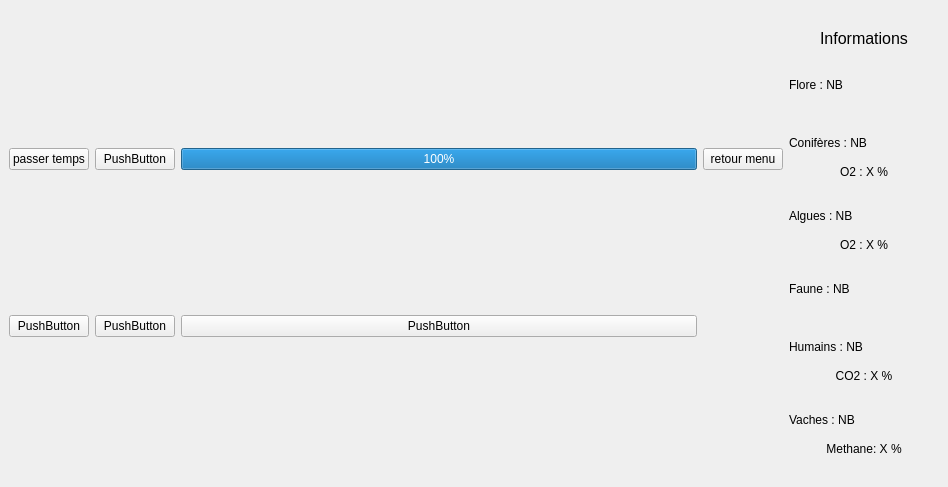
<?xml version="1.0" encoding="UTF-8"?>
<ui version="4.0">
 <class>fenetre2</class>
 <widget class="QMainWindow" name="fenetre2">
  <property name="geometry">
   <rect>
    <x>0</x>
    <y>0</y>
    <width>948</width>
    <height>487</height>
   </rect>
  </property>
  <property name="windowTitle">
   <string>MainWindow</string>
  </property>
  <widget class="QWidget" name="centralwidget">
   <layout class="QHBoxLayout" name="horizontalLayout_3">
    <item>
     <layout class="QGridLayout" name="gridLayout">
      <item row="0" column="3">
       <widget class="QPushButton" name="bouton_fenetre2">
        <property name="text">
         <string>retour menu</string>
        </property>
       </widget>
      </item>
      <item row="0" column="0">
       <widget class="QPushButton" name="bouton_action">
        <property name="text">
         <string>passer temps</string>
        </property>
       </widget>
      </item>
      <item row="0" column="2">
       <widget class="QProgressBar" name="progressBar">
        <property name="value">
         <number>100</number>
        </property>
       </widget>
      </item>
      <item row="0" column="1">
       <widget class="QPushButton" name="pushButton">
        <property name="text">
         <string>PushButton</string>
        </property>
       </widget>
      </item>
      <item row="1" column="2">
       <widget class="QPushButton" name="pushButton_2">
        <property name="text">
         <string>PushButton</string>
        </property>
       </widget>
      </item>
      <item row="1" column="0">
       <widget class="QPushButton" name="pushButton_3">
        <property name="text">
         <string>PushButton</string>
        </property>
       </widget>
      </item>
      <item row="1" column="1">
       <widget class="QPushButton" name="pushButton_4">
        <property name="text">
         <string>PushButton</string>
        </property>
       </widget>
      </item>
     </layout>
    </item>
    <item>
     <layout class="QVBoxLayout" name="verticalLayout">
      <property name="spacing">
       <number>0</number>
      </property>
      <property name="sizeConstraint">
       <enum>QLayout::SetNoConstraint</enum>
      </property>
      <item>
       <spacer name="verticalSpacer_2">
        <property name="orientation">
         <enum>Qt::Vertical</enum>
        </property>
        <property name="sizeType">
         <enum>QSizePolicy::Fixed</enum>
        </property>
        <property name="sizeHint" stdset="0">
         <size>
          <width>20</width>
          <height>10</height>
         </size>
        </property>
       </spacer>
      </item>
      <item>
       <widget class="QLabel" name="P3_Titre">
        <property name="sizePolicy">
         <sizepolicy hsizetype="Preferred" vsizetype="Fixed">
          <horstretch>0</horstretch>
          <verstretch>0</verstretch>
         </sizepolicy>
        </property>
        <property name="font">
         <font>
          <pointsize>12</pointsize>
         </font>
        </property>
        <property name="text">
         <string>Informations</string>
        </property>
        <property name="alignment">
         <set>Qt::AlignCenter</set>
        </property>
       </widget>
      </item>
      <item>
       <spacer name="verticalSpacer">
        <property name="orientation">
         <enum>Qt::Vertical</enum>
        </property>
        <property name="sizeType">
         <enum>QSizePolicy::Fixed</enum>
        </property>
        <property name="sizeHint" stdset="0">
         <size>
          <width>20</width>
          <height>20</height>
         </size>
        </property>
       </spacer>
      </item>
      <item>
       <widget class="QLabel" name="P3_Flore">
        <property name="sizePolicy">
         <sizepolicy hsizetype="Preferred" vsizetype="Fixed">
          <horstretch>0</horstretch>
          <verstretch>0</verstretch>
         </sizepolicy>
        </property>
        <property name="text">
         <string>Flore : NB</string>
        </property>
       </widget>
      </item>
      <item>
       <spacer name="verticalSpacer_10">
        <property name="orientation">
         <enum>Qt::Vertical</enum>
        </property>
        <property name="sizeType">
         <enum>QSizePolicy::Fixed</enum>
        </property>
        <property name="sizeHint" stdset="0">
         <size>
          <width>20</width>
          <height>5</height>
         </size>
        </property>
       </spacer>
      </item>
      <item>
       <widget class="QLabel" name="P3_Flore_Image">
        <property name="enabled">
         <bool>true</bool>
        </property>
        <property name="sizePolicy">
         <sizepolicy hsizetype="Preferred" vsizetype="Fixed">
          <horstretch>0</horstretch>
          <verstretch>0</verstretch>
         </sizepolicy>
        </property>
        <property name="frameShape">
         <enum>QFrame::NoFrame</enum>
        </property>
        <property name="frameShadow">
         <enum>QFrame::Plain</enum>
        </property>
        <property name="text">
         <string/>
        </property>
       </widget>
      </item>
      <item>
       <spacer name="verticalSpacer_11">
        <property name="orientation">
         <enum>Qt::Vertical</enum>
        </property>
        <property name="sizeType">
         <enum>QSizePolicy::Fixed</enum>
        </property>
        <property name="sizeHint" stdset="0">
         <size>
          <width>20</width>
          <height>5</height>
         </size>
        </property>
       </spacer>
      </item>
      <item>
       <widget class="QLabel" name="P3_Conifere">
        <property name="sizePolicy">
         <sizepolicy hsizetype="Preferred" vsizetype="Fixed">
          <horstretch>0</horstretch>
          <verstretch>0</verstretch>
         </sizepolicy>
        </property>
        <property name="text">
         <string>Conifères : NB</string>
        </property>
       </widget>
      </item>
      <item>
       <spacer name="verticalSpacer_5">
        <property name="orientation">
         <enum>Qt::Vertical</enum>
        </property>
        <property name="sizeType">
         <enum>QSizePolicy::Fixed</enum>
        </property>
        <property name="sizeHint" stdset="0">
         <size>
          <width>20</width>
          <height>5</height>
         </size>
        </property>
       </spacer>
      </item>
      <item>
       <widget class="QLabel" name="P3_Conifere_O2">
        <property name="sizePolicy">
         <sizepolicy hsizetype="Preferred" vsizetype="Fixed">
          <horstretch>0</horstretch>
          <verstretch>0</verstretch>
         </sizepolicy>
        </property>
        <property name="text">
         <string>O2 : X %</string>
        </property>
        <property name="alignment">
         <set>Qt::AlignCenter</set>
        </property>
       </widget>
      </item>
      <item>
       <spacer name="verticalSpacer_3">
        <property name="orientation">
         <enum>Qt::Vertical</enum>
        </property>
        <property name="sizeType">
         <enum>QSizePolicy::Fixed</enum>
        </property>
        <property name="sizeHint" stdset="0">
         <size>
          <width>20</width>
          <height>20</height>
         </size>
        </property>
       </spacer>
      </item>
      <item>
       <widget class="QLabel" name="P3_Algue">
        <property name="sizePolicy">
         <sizepolicy hsizetype="Preferred" vsizetype="Fixed">
          <horstretch>0</horstretch>
          <verstretch>0</verstretch>
         </sizepolicy>
        </property>
        <property name="text">
         <string>Algues : NB</string>
        </property>
       </widget>
      </item>
      <item>
       <spacer name="verticalSpacer_6">
        <property name="orientation">
         <enum>Qt::Vertical</enum>
        </property>
        <property name="sizeType">
         <enum>QSizePolicy::Fixed</enum>
        </property>
        <property name="sizeHint" stdset="0">
         <size>
          <width>20</width>
          <height>5</height>
         </size>
        </property>
       </spacer>
      </item>
      <item>
       <widget class="QLabel" name="P3_Algue_O2">
        <property name="sizePolicy">
         <sizepolicy hsizetype="Preferred" vsizetype="Fixed">
          <horstretch>0</horstretch>
          <verstretch>0</verstretch>
         </sizepolicy>
        </property>
        <property name="text">
         <string>O2 : X %</string>
        </property>
        <property name="alignment">
         <set>Qt::AlignCenter</set>
        </property>
        <property name="indent">
         <number>-1</number>
        </property>
       </widget>
      </item>
      <item>
       <spacer name="verticalSpacer_4">
        <property name="orientation">
         <enum>Qt::Vertical</enum>
        </property>
        <property name="sizeType">
         <enum>QSizePolicy::Fixed</enum>
        </property>
        <property name="sizeHint" stdset="0">
         <size>
          <width>20</width>
          <height>20</height>
         </size>
        </property>
       </spacer>
      </item>
      <item>
       <widget class="QLabel" name="P3_Faune">
        <property name="sizePolicy">
         <sizepolicy hsizetype="Preferred" vsizetype="Fixed">
          <horstretch>0</horstretch>
          <verstretch>0</verstretch>
         </sizepolicy>
        </property>
        <property name="text">
         <string>Faune : NB</string>
        </property>
       </widget>
      </item>
      <item>
       <spacer name="verticalSpacer_12">
        <property name="orientation">
         <enum>Qt::Vertical</enum>
        </property>
        <property name="sizeType">
         <enum>QSizePolicy::Fixed</enum>
        </property>
        <property name="sizeHint" stdset="0">
         <size>
          <width>20</width>
          <height>5</height>
         </size>
        </property>
       </spacer>
      </item>
      <item>
       <widget class="QLabel" name="P3_Faune_Image">
        <property name="sizePolicy">
         <sizepolicy hsizetype="Preferred" vsizetype="Fixed">
          <horstretch>0</horstretch>
          <verstretch>0</verstretch>
         </sizepolicy>
        </property>
        <property name="text">
         <string/>
        </property>
       </widget>
      </item>
      <item>
       <spacer name="verticalSpacer_13">
        <property name="orientation">
         <enum>Qt::Vertical</enum>
        </property>
        <property name="sizeType">
         <enum>QSizePolicy::Fixed</enum>
        </property>
        <property name="sizeHint" stdset="0">
         <size>
          <width>20</width>
          <height>5</height>
         </size>
        </property>
       </spacer>
      </item>
      <item>
       <widget class="QLabel" name="P3_Humain">
        <property name="sizePolicy">
         <sizepolicy hsizetype="Preferred" vsizetype="Fixed">
          <horstretch>0</horstretch>
          <verstretch>0</verstretch>
         </sizepolicy>
        </property>
        <property name="text">
         <string>Humains : NB</string>
        </property>
       </widget>
      </item>
      <item>
       <spacer name="verticalSpacer_7">
        <property name="orientation">
         <enum>Qt::Vertical</enum>
        </property>
        <property name="sizeType">
         <enum>QSizePolicy::Fixed</enum>
        </property>
        <property name="sizeHint" stdset="0">
         <size>
          <width>20</width>
          <height>5</height>
         </size>
        </property>
       </spacer>
      </item>
      <item>
       <widget class="QLabel" name="P3_Humain_CO2">
        <property name="sizePolicy">
         <sizepolicy hsizetype="Minimum" vsizetype="Fixed">
          <horstretch>0</horstretch>
          <verstretch>0</verstretch>
         </sizepolicy>
        </property>
        <property name="text">
         <string>CO2 : X %</string>
        </property>
        <property name="alignment">
         <set>Qt::AlignCenter</set>
        </property>
       </widget>
      </item>
      <item>
       <spacer name="verticalSpacer_9">
        <property name="orientation">
         <enum>Qt::Vertical</enum>
        </property>
        <property name="sizeType">
         <enum>QSizePolicy::Fixed</enum>
        </property>
        <property name="sizeHint" stdset="0">
         <size>
          <width>20</width>
          <height>20</height>
         </size>
        </property>
       </spacer>
      </item>
      <item>
       <widget class="QLabel" name="P3_Vache">
        <property name="sizePolicy">
         <sizepolicy hsizetype="Preferred" vsizetype="Fixed">
          <horstretch>0</horstretch>
          <verstretch>0</verstretch>
         </sizepolicy>
        </property>
        <property name="text">
         <string>Vaches : NB</string>
        </property>
       </widget>
      </item>
      <item>
       <spacer name="verticalSpacer_8">
        <property name="orientation">
         <enum>Qt::Vertical</enum>
        </property>
        <property name="sizeType">
         <enum>QSizePolicy::Fixed</enum>
        </property>
        <property name="sizeHint" stdset="0">
         <size>
          <width>20</width>
          <height>5</height>
         </size>
        </property>
       </spacer>
      </item>
      <item>
       <widget class="QLabel" name="P3_Vache_Methane">
        <property name="sizePolicy">
         <sizepolicy hsizetype="Preferred" vsizetype="Fixed">
          <horstretch>0</horstretch>
          <verstretch>0</verstretch>
         </sizepolicy>
        </property>
        <property name="text">
         <string>Methane: X %</string>
        </property>
        <property name="alignment">
         <set>Qt::AlignCenter</set>
        </property>
       </widget>
      </item>
      <item>
       <spacer name="horizontalSpacer">
        <property name="orientation">
         <enum>Qt::Horizontal</enum>
        </property>
        <property name="sizeType">
         <enum>QSizePolicy::Fixed</enum>
        </property>
        <property name="sizeHint" stdset="0">
         <size>
          <width>150</width>
          <height>0</height>
         </size>
        </property>
       </spacer>
      </item>
     </layout>
    </item>
   </layout>
  </widget>
 </widget>
 <resources/>
 <connections>
  <connection>
   <sender>bouton_fenetre2</sender>
   <signal>clicked()</signal>
   <receiver>fenetre2</receiver>
   <slot>close()</slot>
   <hints>
    <hint type="sourcelabel">
     <x>665</x>
     <y>211</y>
    </hint>
    <hint type="destinationlabel">
     <x>407</x>
     <y>275</y>
    </hint>
   </hints>
  </connection>
 </connections>
</ui>
